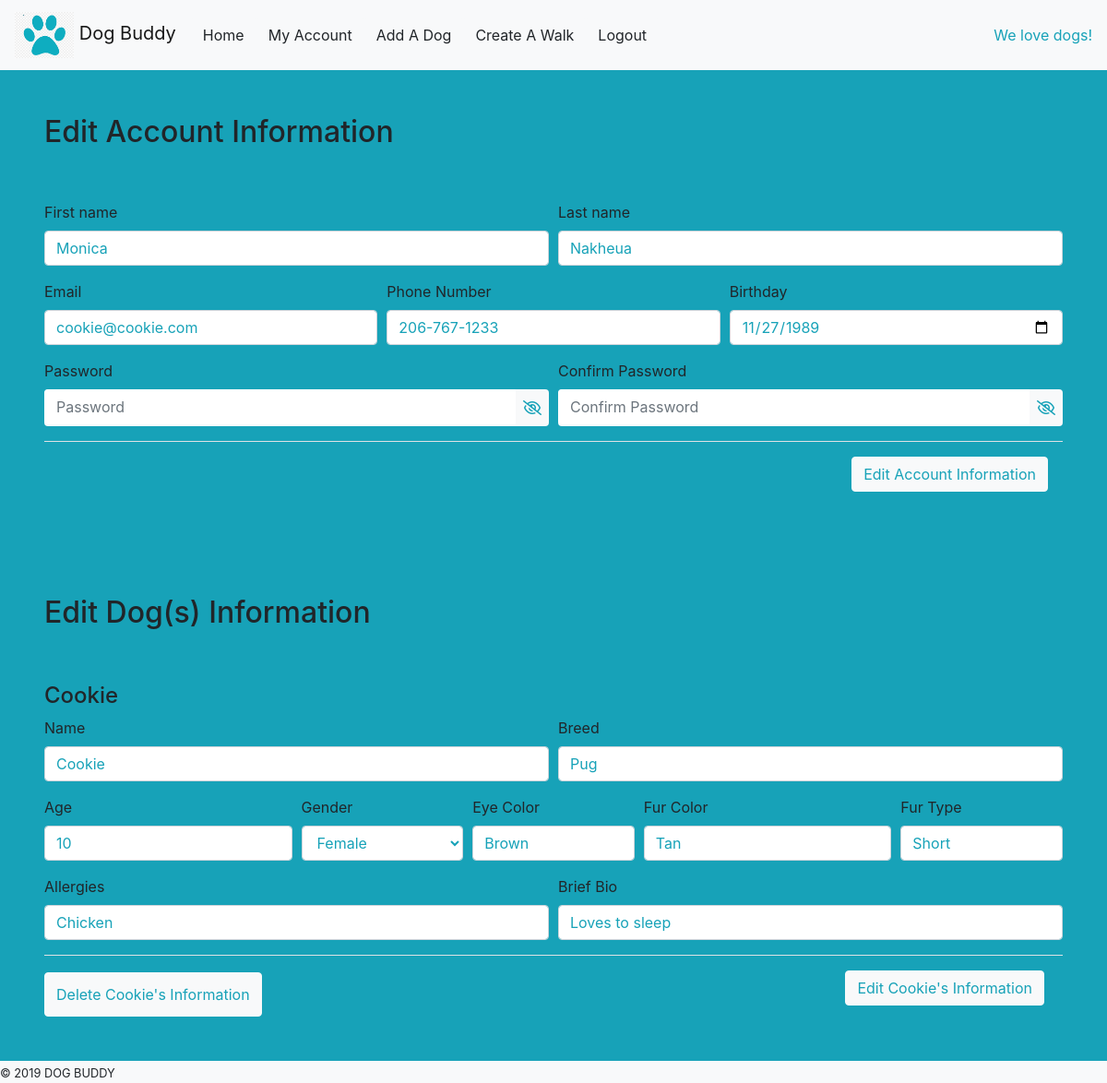
The page /myaccount (signed in) on the database its author committed.
### models.py (models this page shows, shortened)
class User(db.Model):
    id = db.Column(db.Integer, primary_key=True)
    first_name = db.Column(db.String(255))
    last_name = db.Column(db.String(255))
    email = db.Column(db.String(255), unique=True)
    date_of_birth = db.Column(db.String(255))
    phone_number = db.Column(db.String(255))
    password = db.Column(db.String(60))
    image = db.Column(db.String(500))
    created_at = db.Column(db.DateTime, server_default=func.now())
    updated_at = db.Column(db.DateTime, server_default=func.now(), onupdate=func.now())
    user_joined_walk = db.relationship('Walk', secondary = users_and_walks, backref='users_on_walk', cascade='all')

class Dog(db.Model):
    id = db.Column(db.Integer, primary_key=True)
    owner_id = db.Column(db.Integer)
    dog_name = db.Column(db.String(255))
    breed = db.Column(db.String(255))
    age = db.Column(db.String(255))
    gender = db.Column(db.String(255))
    eye_color = db.Column(db.String(255))
    fur_color = db.Column(db.String(255))
    fur_type = db.Column(db.String(255))
    allergies = db.Column(db.String(255))
    brief_bio = db.Column(db.String(255))
    created_at = db.Column(db.DateTime, server_default=func.now())
    updated_at = db.Column(db.DateTime, server_default=func.now(), onupdate=func.now())

### controller_functions.py (the view)
def myaccount():
    login_id = session["user_id"]
    user_info = db.session.query(User).filter(User.id == login_id).all()
    your_dogs = db.session.query(Dog).filter(Dog.owner_id == login_id).all()
    first_name = user_info[0].first_name
    last_name = user_info[0].last_name
    email = user_info[0].email
    birthday = user_info[0].date_of_birth
    phone_number = user_info[0].phone_number
    return render_template("myaccount.html", your_dogs = your_dogs, first_name = first_name, last_name = last_name, birthday = birthday, email = email, phone_number = phone_number, login_id = login_id)

### templates/myaccount.html (shortened to what this page needs)
<!DOCTYPE html>
<html lang="en">
<head>
    <link rel="stylesheet" href="https://stackpath.bootstrapcdn.com/bootstrap/4.3.1/css/bootstrap.min.css">
</head>
<body>
    <nav class="navbar navbar-expand-lg navbar-light bg-light">
        <a class="navbar-brand" href="/dashboard">
            <img src="/static/img/db_logo_blue.png" alt="db_logo" height="50">
            Dog Buddy
        </a>
        <div class="collapse navbar-collapse" id="navbarText">
            <ul class="navbar-nav mr-auto">
                <li class="nav-item active">
                    <form action="/dashboard" method="POST">
                        <button type="submit" class="btn btn-light">Home</button>
                    </form>
                </li>
                <li class="nav-item">
                    <form action="/myaccount" method="POST">
                        <button type="submit" class="btn btn-light">My Account</button>
                    </form>
                </li>
                <li class="nav-item">
                    <button type="submit" class="btn btn-light" data-toggle="modal" data-target="#addadog">Add A Dog</button>
                </li>
                <li class="nav-item">
                    <button type="button" class="btn btn-light" data-toggle="modal" data-target="#createwalk">Create A Walk</button>
                </li>
                <li class="nav-item">
                    <form action="/logout" method="POST">
                        <button type="submit" class="btn btn-light">Logout</button>
                    </form>
                </li>
            </ul>
            <span class="navbar-text text-info">
                We love dogs!
            </span>
        </div>
    </nav>
    <div class="container-fluid bg-info">
        <div class="row">
            <h2 class="ml-5 mt-5">Edit Account Information</h2>
            <form action="/editaccount" method="POST" class="needs-validation m-5 ml-5 mr-5" novalidate>
                <div class="form-row">
                    <div class="col-md-6 mb-3">
                    <label for="validationCustom01">First name</label>
                    <input type="text" class="form-control text-info" id="validationCustom01" name="first_name" placeholder="{{ first_name }}" value="{{ first_name }}" required>
                    </div>
                    <div class="col-md-6 mb-3">
                    <label for="validationCustom02">Last name</label>
                    <input type="text" class="form-control text-info" id="validationCustom02" name="last_name" placeholder="{{ last_name }}" value="{{ last_name }}" required>
                    </div>
                </div>
                <div class="form-row">
                    <div class="col-md-4 mb-3">
                    <label for="validationCustomUsername">Email</label>
                    <input type="text" class="form-control text-info" id="validationCustom03" name="email" placeholder="{{ email }}" value="{{ email }}" required>
                    </div>
                    <div class="col-md-4 mb-3">
                    <label for="validationCustom01">Phone Number</label>
                    <input type="text" class="form-control text-info" id="validationCustom01" name="phone_number" placeholder="{{ phone_number }}" value="{{ phone_number }}" required>
                    </div>
                    <div class="col-md-4 mb-3">
                    <label for="validationCustom01">Birthday</label>
                    <input type="date" class="form-control text-info" id="validationCustom01" name="birthday" placeholder="{{ birthday }}" value="{{ birthday }}" required>
                    </div>
                    <div class="col-md-6 mb-3">
                    <label for="validationCustom01">Password</label>
                    <div class="input-group bg-light rounded" id="show_hide_password">
                    <input type="password" class="form-control text-info border-white" id="validationCustom06" name="password" placeholder="Password" aria-describedby="passwordHelpBlock" required>
                    <div class="input-group-addon m-2">
                        <a href="" class="text-info"><i class="fa fa-eye-slash" aria-hidden="true"></i></a>
                    </div>
                    </div>
                    </div>
                    <div class="col-md-6 mb-3">
                    <label for="validationCustom01">Confirm Password</label>
                    <div class="input-group bg-light rounded" id="show_hide_password">
                    <input type="password" class="form-control text-info border-white" id="validationCustom07" name="confirm_password" placeholder="Confirm Password" aria-describedby="passwordHelpBlock" required>
                    <div class="input-group-addon m-2">
                        <a href="" class="text-info"><i class="fa fa-eye-slash" aria-hidden="true"></i></a>
                    </div>
                    </div>
                    </div>
                </div>
                <div class="modal-footer">
                    <button class="btn btn-light text-info" type="submit">Edit Account Information</button>
                </div>
            </form>
        </div>
        <div class="row">
            <h2 class="ml-5 mt-5">Edit Dog(s) Information</h2>
            {% for dog in your_dogs %}
            <form action="/editdog" method="POST" class="needs-validation mt-5 ml-5 mr-5" novalidate>
                <h4>{{ dog.dog_name }}</h4>
                <div class="form-row">
                    <div class="col-md-6 mb-3">
                    <label for="validationCustom01">Name</label>
                    <input type="text" class="form-control text-info" id="validationCustom01" name="dog_name" placeholder="{{ dog.dog_name }}" value="{{ dog.dog_name }}" required>
                    </div>
                    <div class="col-md-6 mb-3">
                    <label for="validationCustom02">Breed</label>
                    <input type="text" class="form-control text-info" id="validationCustom02" name="breed" placeholder="{{ dog.breed }}" value="{{ dog.breed }}" required>
                    </div>
                </div>
                <div class="form-row">
                    <div class="col-md-3 mb-3">
                    <label for="validationCustomUsername">Age</label>
                    <input type="text" class="form-control text-info" id="validationCustom03" name="age" placeholder="{{ dog.age }}" value="{{ dog.age }}"required>
                    </div>
                    <div class="col-md-2 mb-3">
                    <label for="validationCustom01">Gender</label>
                    <select id="gender" name="gender" class="form-control text-info" required>
                        <option selected="{{ dog.gender }}">{{ dog.gender }}</option>
                    </select>
                    </div>
                    <div class="col-md-2 mb-3">
                    <label for="validationCustom01">Eye Color</label>
                    <input type="text" class="form-control text-info" id="validationCustom01" name="eye_color" placeholder="{{ dog.eye_color }}" value="{{ dog.eye_color }}" required>
                    </div>
                    <div class="col-md-3 mb-3">
                    <label for="validationCustom01">Fur Color</label>
                    <input type="text" class="form-control text-info" id="validationCustom01" name="fur_color" placeholder="{{ dog.fur_color }}" value="{{ dog.fur_color }}" required>
                    </div>
                    <div class="col-md-2 mb-3">
                    <label for="validationCustom01">Fur Type</label>
                    <input type="text" class="form-control text-info" id="validationCustom01" name="fur_type" placeholder="{{ dog.fur_type }}" value="{{ dog.fur_type }}" required>
                    </div>
                    <div class="col-md-6 mb-3">
                    <label for="validationCustom01">Allergies</label>
                    <input type="type" class="form-control text-info" id="validationCustom01" name="allergies" placeholder="{{ dog.allergies }}" value="{{ dog.allergies }}" required>
                    </div>
                    <div class="col-md-6 mb-3">
                    <label for="validationCustom01">Brief Bio</label>
                    <input type="text" class="form-control text-info" id="validationCustom01" name="brief_bio" placeholder="{{ dog.brief_bio }}" value="{{ dog.brief_bio }}" required>
                    </div>
                </div>
                <div class="modal-footer">
                    <button class="btn btn-light text-info mb-n1" type="submit">Edit {{ dog.dog_name }}'s Information</button>
                </div>
            </form>
            <button type="button" class="btn btn-light text-info ml-5 mt-n5" data-toggle="modal" data-target="#delete_dog">Delete {{ dog.dog_name }}'s Information</button>
            {% endfor %}
        </div>
        <div class="row bg-light mt-5">
            <span><small> © 2019 DOG BUDDY </small></span>
        </div>
    </div>
</body>
</html>

### rows shown on the page
User: first_name "Monica", last_name "Nakheua", email "cookie@cookie.com", phone_number "206-767-1233", birthday "11/27/1989"
Dog: dog_name "Cookie", breed "Pug", age "10", gender "Female", eye_color "Brown", fur_color "Tan", fur_type "Short", allergies "Chicken", brief_bio "Loves to sleep"
